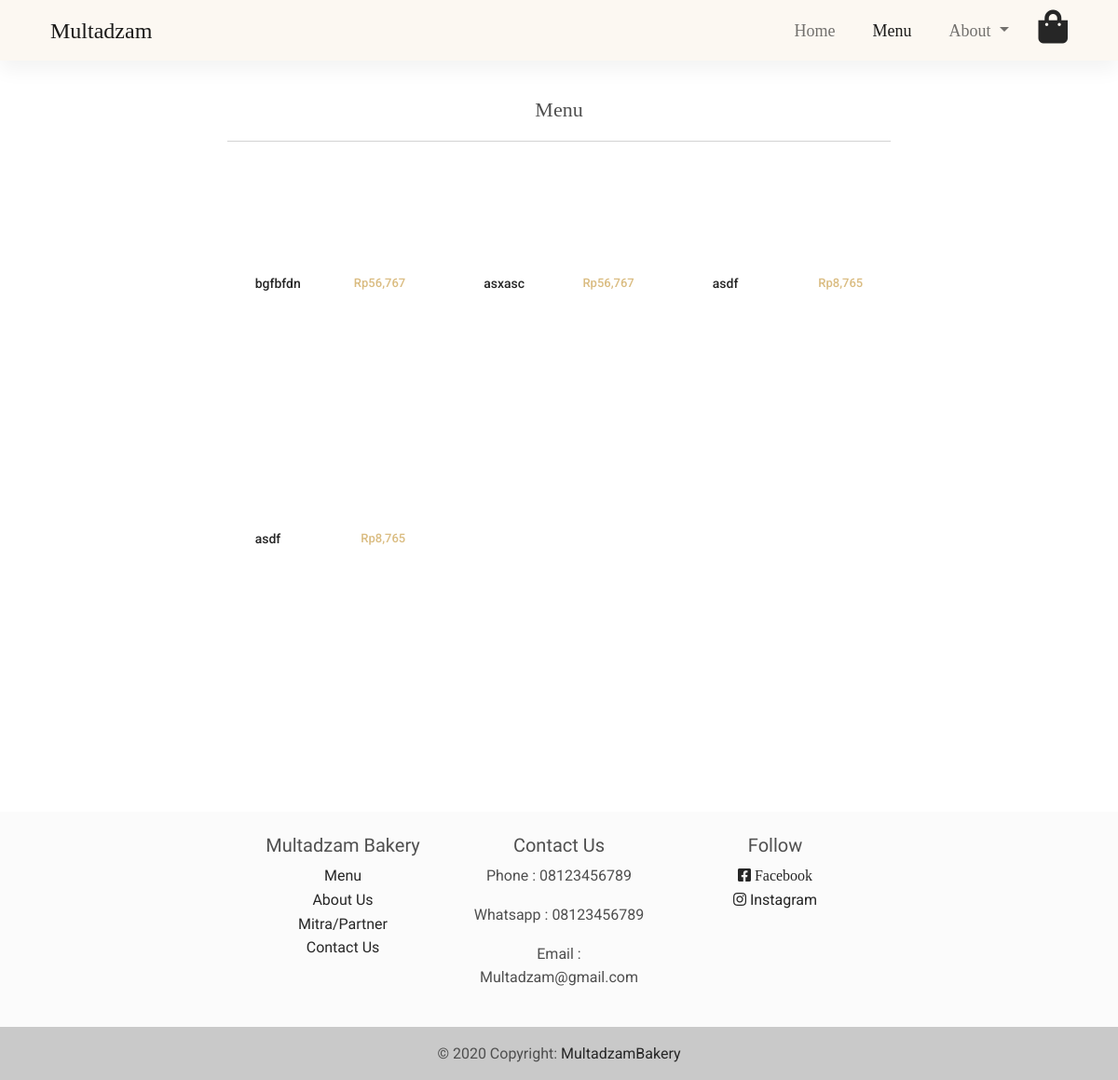
The app's page /menu.php, older data.
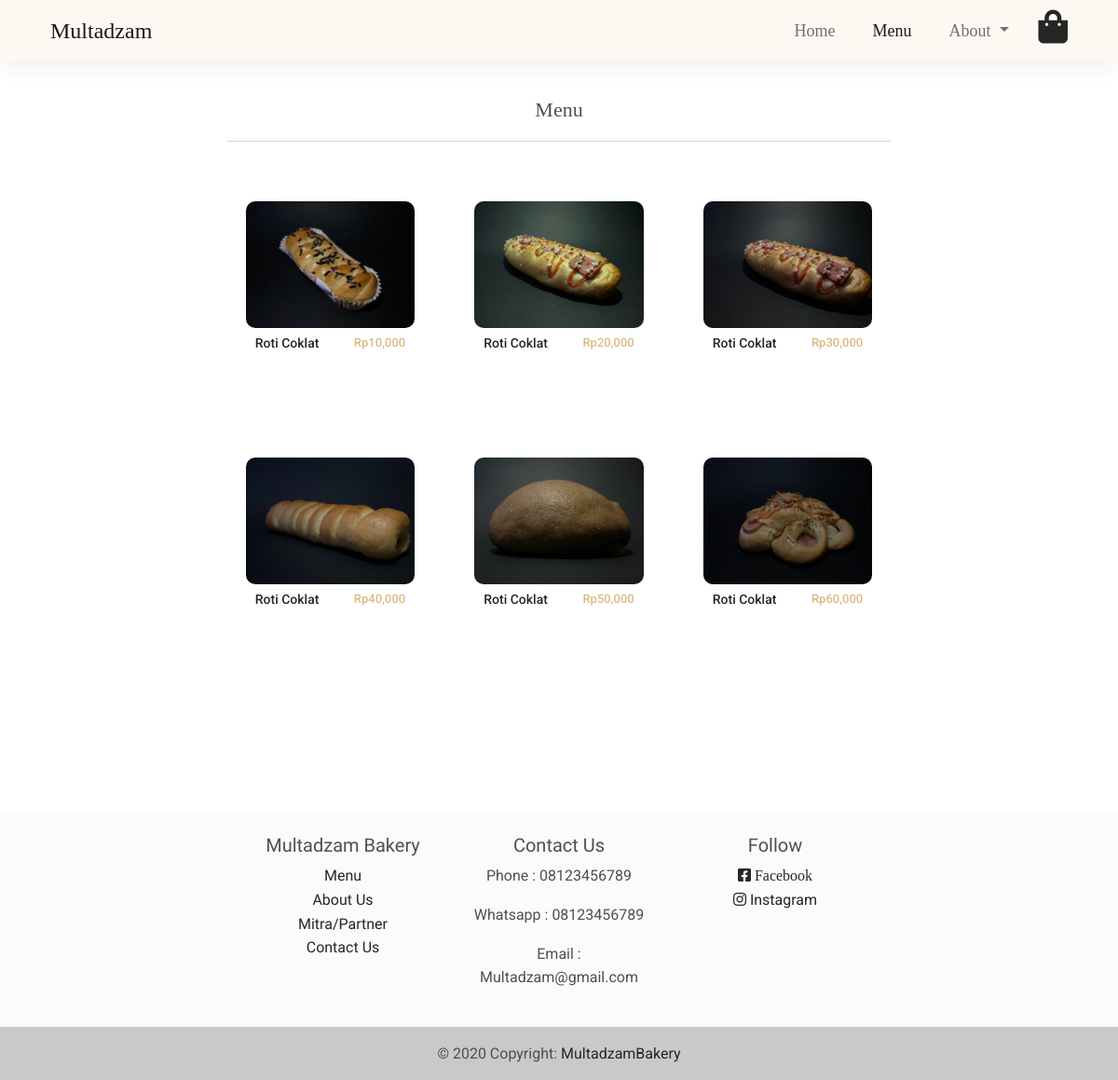
The same page, newer data.
### tables this page shows
CREATE TABLE `produk` (
  `id_produk` int(11) NOT NULL,
  `nama_produk` varchar(300) NOT NULL,
  `harga_produk` int(11) NOT NULL,
  `deskripsi_produk` text NOT NULL,
  `gambar_produk` varchar(300) NOT NULL
);

### web/functions.php (called while the page is built, shortened)
<?php
$conn = mysqli_connect("localhost", "root", "", "multadzambakery");
function query($query)
{
	global $conn;
	$result = mysqli_query($conn, $query);
	$rows = [];
	while ($row = mysqli_fetch_assoc($result)) {
		$rows[] = $row;
	}
	return $rows;
}

### web/menu.php (the view, shortened to what this page needs)
<?php
require 'functions.php';
$produks = query("SELECT * FROM produk");
?>
<!DOCTYPE html>
<html lang="en">
<head>
    <link rel="stylesheet" href="https://use.fontawesome.com/releases/v5.11.2/css/all.css" />
    <link rel="stylesheet" href="css/mdb.min.css" />
    <link rel="stylesheet" href="css/navbar.css">
    <link rel="stylesheet" href="css/index.css">
</head>
<body>
    <nav class="navbar navbar-expand-lg navbar-light fixed-top">
        <div class="container">
            <div class="container-fluid">
                <div class="collapse navbar-collapse" id="navbarSupportedContent">
                    <a class="navbar-brand" href="#">Multadzam</a>
                    <ul class="navbar-nav ms-auto mb-2 mb-lg-0">
                        <li class="nav-item me-4">
                            <a class="nav-link" aria-current="page" href="index.php">Home</a>
                        </li>
                        <li class="nav-item me-4">
                            <a class="nav-link  active" href="menu.php">Menu</a>
                        </li>
                        <li class="nav-item dropdown me-4">
                            <a class="nav-link dropdown-toggle" href="#" id="navbarDropdown" role="button" data-mdb-toggle="dropdown" aria-expanded="false">
                                About
                            </a>
                        </li>
                        <li><a href="cart.php" class="link-dark"><i class=" fas fa-shopping-bag fa-2x"></i></a></li>
                    </ul>
                </div>
            </div>
        </div>
    </nav>
    <div class="container" style="margin-top: 100px;">
        <div class="container" style="width:66%; background-color:white; margin-left:17%">
            <div class="mx-auto" style="text-align: center; font-family: 'Cormorant Upright', serif; font-size: 22px;">
                Menu
            </div>
            <hr>
            <div class="row">
                <?php foreach ($produks as $produk) : ?>
                    <div class="col-md-4 " style="text-align: center;">
                        <div class="row mt-5 mx-2" style="height: 150px;">
                            <div class="col-md-12">
                                <a href="produk.php?id_produk=<?= $produk['id_produk']; ?>">
                                    <div class="bg-image hover-zoom">
                                        <img style="border-radius: 10px" src="img/foto_produk/<?= $produk['gambar_produk']; ?>" alt="" class="w-100" />
                                    </div>
                                </a>
                            </div>
                            <div class="col-md-12 mt-2">
                                <div class="row">
                                    <div class="col-md-6">
                                        <a href="produk.php?id_produk=<?= $produk['id_produk']; ?>">
                                            <h5 class="text-dark" style="font-size: 14px; text-align:start; margin-left:10px;"><?= $produk['nama_produk']; ?></h5>
                                        </a>
                                    </div>
                                    <div class="col-md-6">
                                        <a href="produk.php?id_produk=<?= $produk['id_produk']; ?>">
                                            <h5 style="font-size: 13px; text-align:end; color:#DABC81; margin-right:10px;">Rp<?= number_format($produk['harga_produk']); ?></h5>
                                        </a>
                                    </div>
                                </div>
                            </div>
                        </div>
                        <br><br><br>
                    </div>
                <?php endforeach; ?>
            </div>
        </div><br><br>
    </div><br><br><br><br>
    <footer class="bg-light text-center text-lg-start">
        <div class="container p-4" style="width:60%; text-align:center">
            <div class="row">
                <div class="col-lg-4 col-md-6 mb-4 mb-md-0">
                    <h5 style="font-family: 'Jomolhari', serif;">Multadzam Bakery</h5>
                    <ul class="list-unstyled mb-0">
                        <li>
                            <a href="menu.php" class="text-dark" style="font-family: 'Ibarra Real Nova', serif;">Menu</a>
                        </li>
                        <li>
                            <a href="about.php" class="text-dark" style="font-family: 'Ibarra Real Nova', serif;">About Us</a>
                        </li>
                        <li>
                            <a href="mitra.php" class="text-dark" style="font-family: 'Ibarra Real Nova', serif;">Mitra/Partner</a>
                        </li>
                        <li>
                            <a href="contact.php" class="text-dark" style="font-family: 'Ibarra Real Nova', serif;">Contact Us</a>
                        </li>
                    </ul>
                </div>
                <div class="col-lg-4 col-md-6 mb-4 mb-md-0">
                    <h5 style="font-family: 'Jomolhari', serif;">Contact Us</h5>
                    <ul class="list-unstyled mb-0">
                        <li>
                            <p>Phone : 08123456789</p>
                        </li>
                        <li>
                            <p>Whatsapp : 08123456789</p>
                        </li>
                        <li>
                            <p>Email : Multadzam@gmail.com</p>
                        </li>
                    </ul>
                </div>
                <div class="col-lg-4 col-md-6 mb-4 mb-md-0">
                    <h5 style="font-family: 'Jomolhari', serif;">Follow</h5>
                    <ul class="list-unstyled">
                        <li>
                            <a href="#!" class="text-dark"><i class="fab fa-facebook-square"> Facebook</i></a>
                        </li>
                        <li>
                            <a href="#!" class="text-dark"><i class="fab fa-instagram"></i> Instagram</a>
                        </li>
                    </ul>
                </div>
            </div>
        </div>
        <div class="text-center p-3" style="background-color: rgba(0, 0, 0, 0.2)">
            © 2020 Copyright:
            <a class="text-dark" href="index.php">MultadzamBakery</a>
        </div>
    </footer>
</body>
</html>

### web/css/navbar.css (style rules this page uses)
.navbar { background-color: #fcf8f2; font-family: "Cormorant Upright", serif; font-size: 18px; }
.navbar-brand { font-size: 24px; }

Row changes from the older to the newer data that the page shows:
removed produk: nama_produk "bgfbfdn", harga_produk "56,767"
removed produk: nama_produk "asxasc", harga_produk "56,767"
removed produk: nama_produk "asdf", harga_produk "8,765"
removed produk: nama_produk "asdf", harga_produk "8,765"
added produk: gambar_produk (picture), nama_produk "Roti Coklat", harga_produk "10,000"
added produk: gambar_produk (picture), nama_produk "Roti Coklat", harga_produk "20,000"
added produk: gambar_produk (picture), nama_produk "Roti Coklat", harga_produk "30,000"
added produk: gambar_produk (picture), nama_produk "Roti Coklat", harga_produk "40,000"
added produk: gambar_produk (picture), nama_produk "Roti Coklat", harga_produk "50,000"
added produk: gambar_produk (picture), nama_produk "Roti Coklat", harga_produk "60,000"
